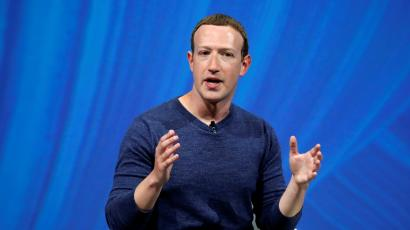
#> input picture test_data/3.jpg, 410 x 230 px
$ python face_identification.py
#> lines starting #> are read from the running program, lines starting #| are printed output that depends on the picture; long printed decimals are rounded
import cv2
import numpy as np
import os

#subjects
subjects = ["Will","Mark"]

#face_identification class
class FaceIdentification:

    def __init__(self,subjects):
        self.subjects = subjects

    #function to detect face using OpenCV
    def detect_face(self,img):
        #convert the test image to gray scale
        gray = cv2.cvtColor(img, cv2.COLOR_BGR2GRAY)

        #load OpenCV face detector
        face_cascade = cv2.CascadeClassifier('cascade/lbpcascade_frontalface.xml')

        #detect multiscale images
        faces = face_cascade.detectMultiScale(gray, scaleFactor=1.2, minNeighbors=5);

        #if no faces are detected then return None
        if (len(faces) == 0):
            return None, None

        #extract the face area assuming there is only one face
        x, y, w, h = faces[0]

        #return only the face part of the image
        return gray[y:y+w, x:x+h], faces[0]

    #this function will read all persons' training images, detect face from each image
    #and will return two lists of exactly same size, one list
    #of faces and another list of labels for each face
    def prepare_training_data(self,data_folder_path):

        #get the directories
#> called with data_folder_path = 'training_data'
        dirs = os.listdir(data_folder_path)

        #list to hold all subject faces
        faces = []
        #list to hold labels for all subjects
        labels = []

        #get each image in dir
        for dir_name in dirs:

            #ignore any non-relevant directories if any
            if not dir_name.startswith("p"):
                continue;

            #get label
            label = int(dir_name.replace("p", ""))

            #build path of directory containing images for current subject subject
            subject_dir_path = data_folder_path + "/" + dir_name

            #get the images names that are inside the given subject directory
            subject_images_names = os.listdir(subject_dir_path)


            #go through each image name, read image,
            #detect face and add face to list of faces
            for image_name in subject_images_names:

                #ignore system files like .DS_Store
                if image_name.startswith("."):
                    continue;

                #build image path
                #sample image path = training-data/s1/1.pgm
                image_path = subject_dir_path + "/" + image_name

                #read image
                image = cv2.imread(image_path)

                #display an image window to show the image
                cv2.imshow("Training on image...", image)
                cv2.waitKey(100)

                #detect face
                face, rect = self.detect_face(image)


                #ignore faces that are not detected
                if face is not None:
                    #add face to list of faces
                    faces.append(face)
                    #add label for this face
                    labels.append(label)
                    print(image_name+" read sucessfully!!")
                else:
                    print(image_name+" can't detect face!")
#> pass 2 of the loop in prepare_training_data, `for dir_name in dirs:`:
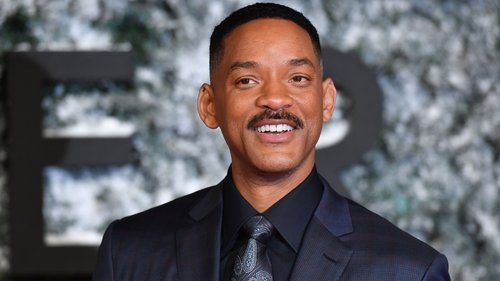
#> input picture training_data/p0/000d5685-500.jpg, 500 x 281 px
#> in prepare_training_data, image is the input picture: shape (281, 500, 3); mean B, G, R 100.6, 96.4, 99.7
#> in detect_face, `gray = cv2.cvtColor(img, cv2.COLOR_BGR2GRAY)`:
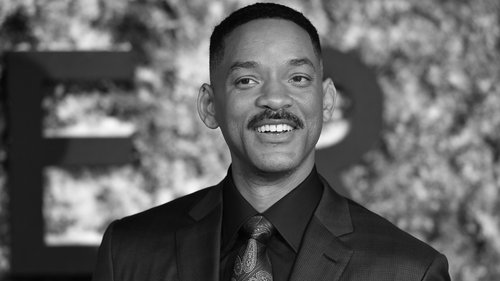
#> gray: shape (281, 500); min 0, max 251, mean 97.8
#> faces = [[211, 28, 126, 126]]
#> x = 211; y = 28; w = 126
#> in prepare_training_data, `face, rect = self.detect_face(image)`:
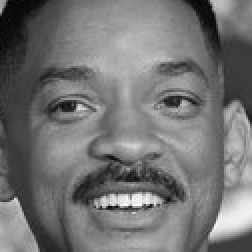
#> face: shape (126, 126) (shown 2 times larger); min 1, max 251, mean 115.4
#> in prepare_training_data, `face, rect = self.detect_face(image)`: rect = [211, 28, 126, 126]

        cv2.destroyAllWindows()
        cv2.waitKey(1)
        cv2.destroyAllWindows()

        return faces, labels

    def fetch_data(self):
        #fetch data
        print("Preparing data...")
        self.faces, self.labels = self.prepare_training_data("training_data")
#> self.faces = 1 item; self.labels = [0]
        print("Data prepared")

        #print total faces and labels
        print("Total faces: ", len(self.faces))
#| Total faces:  1
        print("Total labels: ", len(self.labels))
#| Total labels:  1
#> further down, test_img is the input picture: shape (230, 410, 3); mean B, G, R 164, 84.7, 32.2

    def trainData(self):
        #face recogizing algorithm
        self.face_recognizer = cv2.face.LBPHFaceRecognizer_create()

        #training algorithm
        self.face_recognizer.train(self.faces, np.array(self.labels))

    #function to draw rectangle on image
    def draw_rectangle(self,img, rect):
        (self.x, self.y, self.w, self.h) = rect
        cv2.rectangle(img, (self.x, self.y), (self.x+self.w, self.y+self.h), (0, 255, 0), 2)

    #function to draw text on give image from x,y
    def draw_text(self,img, text, x, y):
        cv2.putText(img, text, (x, y), cv2.FONT_HERSHEY_PLAIN, 1.5, (0, 255, 0), 2)


    #predict the image of the given person
    def predict(self,test_img):

        img = test_img.copy()

        #detect face from the image
        face, rect = self.detect_face(img)
#> in detect_face (call 2), `gray = cv2.cvtColor(img, cv2.COLOR_BGR2GRAY)`:
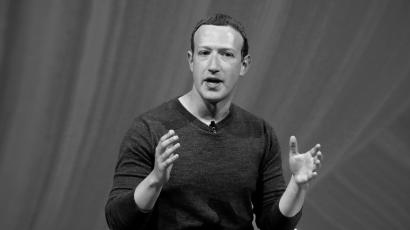
#> gray: shape (230, 410); min 0, max 243, mean 78
#> in detect_face (call 2), `faces = face_cascade.detectMultiScale(gray, scaleFactor=1.2, minNeighb..`: faces = [[181, 28, 67, 67]]
#> in detect_face (call 2), `x, y, w, h = faces[0]`: x = 181; w = 67
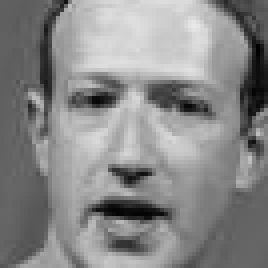
#> face: shape (67, 67) (shown 4 times larger); min 1, max 233, mean 136.6
#> rect = [181, 28, 67, 67]

        #predict the image using our face recognizer
        label = self.face_recognizer.predict(face)
#> label = (0, 118.5)

        #get name of respective label returned by face recognizer
        label_text = self.subjects[label[0]]
#> label_text = 'Will'

        print("Accuracy:"+str(label[1]))
#| Accuracy:118.479

        #draw a rectangle around face detected
        self.draw_rectangle(img, rect)
#> in draw_rectangle, `(self.x, self.y, self.w, self.h) = rect`: self.x = 181; self.y = 28; self.w = 67
        #draw name of predicted person
        self.draw_text(img, label_text, rect[0], rect[1]-5)
#> in draw_text, `cv2.putText(img, text, (x, y), cv2.FONT_HERSHEY_PLAIN, 1.5, (0, 255, 0..`:
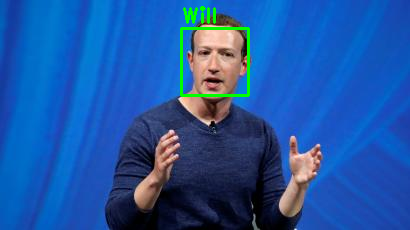
#> img: shape (230, 410, 3); mean B, G, R 162, 86.3, 31.3

        return img


fi = FaceIdentification(subjects)
fi.fetch_data()
fi.trainData()


print("Predicting images...")

#load test images
test_img = cv2.imread("test_data/3.jpg")

#perform a prediction
predicted_img = fi.predict(test_img)
print("Prediction complete")

#display both images
cv2.imshow("Face Prediction", predicted_img)
cv2.waitKey(5000)
cv2.destroyAllWindows()
